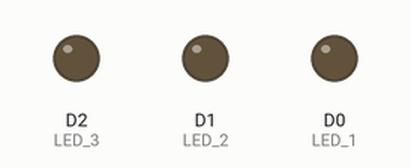
This program was run on a simulated ESP8266 (NodeMCU). On the bench: output pins drawn as LEDs (lit = HIGH).

Above: at 0.5 s.
At 1.5 s:
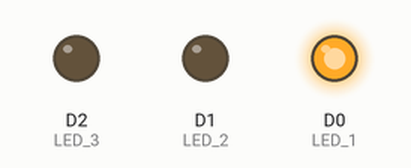
At 2.5 s:
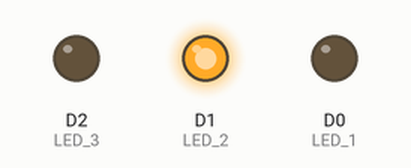
At 5.5 s:
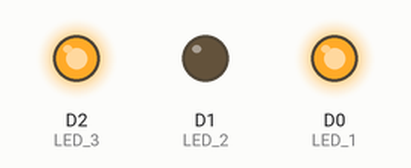
At 8.5 s:
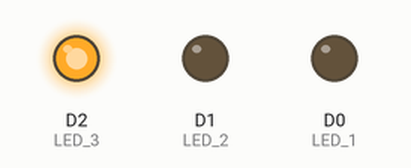
At 11.5 s:
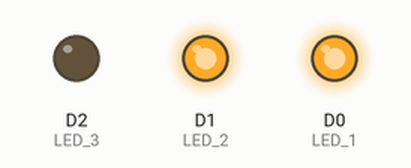
Timing chart, 0 to 13.0 s (numbered marks = the images above):
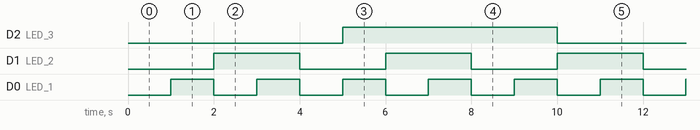

Measured:
- by itself, D2 (LED_3): alternates HIGH for 5.0 s and LOW for 5.0 s
- by itself, D1 (LED_2): alternates HIGH for 2.0 s and LOW for 2.0 s
- by itself, D0 (LED_1): alternates HIGH for 1.0 s and LOW for 1.0 s

The program:

main.cpp
```cpp
#include <Arduino.h>

#define LED_1 D0
#define LED_2 D1
#define LED_3 D2

#define INTERVAL_1 1000 // interval at which to blink LED_1 (milliseconds)
#define INTERVAL_2 2000 // interval at which to blink LED_2 (milliseconds)
#define INTERVAL_3 5000 // interval at which to blink LED_3 (milliseconds)

unsigned long previousMillis1 = 0; // will store last time LED_1 was updated
unsigned long previousMillis2 = 0; // will store last time LED_2 was updated
unsigned long previousMillis3 = 0; // will store last time LED_3 was updated


void setup()
{
  pinMode(LED_1, OUTPUT); // initialize the digital pin as an output
  pinMode(LED_2, OUTPUT); // initialize the digital pin as an output
  pinMode(LED_3, OUTPUT); // initialize the digital pin as an output
}

void loop()
{
  unsigned long currentMillis = millis();

  // Blink LED_1
  if (currentMillis - previousMillis1 >= INTERVAL_1)
  {
    previousMillis1 = currentMillis;
    digitalWrite(LED_1, !digitalRead(LED_1)); // toggle the LED
  }

  // Blink LED_2
  if (currentMillis - previousMillis2 >= INTERVAL_2)
  {
    previousMillis2 = currentMillis;
    digitalWrite(LED_2, !digitalRead(LED_2)); // toggle the LED
  }

  // Blink LED_3
  if (currentMillis - previousMillis3 >= INTERVAL_3)
  {
    previousMillis3 = currentMillis;
    digitalWrite(LED_3, !digitalRead(LED_3)); // toggle the LED
  }
}
```
